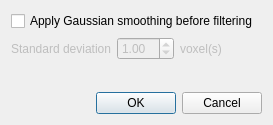
<?xml version="1.0" encoding="UTF-8"?>
<ui version="4.0">
 <class>DialogGradientFilter</class>
 <widget class="QDialog" name="DialogGradientFilter">
  <property name="geometry">
   <rect>
    <x>0</x>
    <y>0</y>
    <width>334</width>
    <height>143</height>
   </rect>
  </property>
  <property name="windowTitle">
   <string>Gradient Filter</string>
  </property>
  <layout class="QVBoxLayout" name="verticalLayout">
   <property name="sizeConstraint">
    <enum>QLayout::SetFixedSize</enum>
   </property>
   <item>
    <widget class="QCheckBox" name="checkBoxSmooth">
     <property name="text">
      <string>Apply Gaussian smoothing before filtering</string>
     </property>
    </widget>
   </item>
   <item>
    <layout class="QHBoxLayout" name="horizontalLayout">
     <item>
      <widget class="QLabel" name="label">
       <property name="enabled">
        <bool>false</bool>
       </property>
       <property name="text">
        <string>Standard deviation</string>
       </property>
      </widget>
     </item>
     <item>
      <widget class="QDoubleSpinBox" name="doubleSpinBoxSD">
       <property name="enabled">
        <bool>false</bool>
       </property>
       <property name="maximum">
        <double>10.000000000000000</double>
       </property>
       <property name="singleStep">
        <double>0.050000000000000</double>
       </property>
       <property name="value">
        <double>1.000000000000000</double>
       </property>
      </widget>
     </item>
     <item>
      <widget class="QLabel" name="label_2">
       <property name="enabled">
        <bool>false</bool>
       </property>
       <property name="text">
        <string>voxel(s)</string>
       </property>
      </widget>
     </item>
     <item>
      <spacer name="horizontalSpacer">
       <property name="orientation">
        <enum>Qt::Horizontal</enum>
       </property>
       <property name="sizeHint" stdset="0">
        <size>
         <width>40</width>
         <height>20</height>
        </size>
       </property>
      </spacer>
     </item>
    </layout>
   </item>
   <item>
    <spacer name="verticalSpacer">
     <property name="orientation">
      <enum>Qt::Vertical</enum>
     </property>
     <property name="sizeHint" stdset="0">
      <size>
       <width>20</width>
       <height>26</height>
      </size>
     </property>
    </spacer>
   </item>
   <item>
    <widget class="QDialogButtonBox" name="buttonBox">
     <property name="orientation">
      <enum>Qt::Horizontal</enum>
     </property>
     <property name="standardButtons">
      <set>QDialogButtonBox::Cancel|QDialogButtonBox::Ok</set>
     </property>
    </widget>
   </item>
  </layout>
 </widget>
 <resources/>
 <connections>
  <connection>
   <sender>buttonBox</sender>
   <signal>accepted()</signal>
   <receiver>DialogGradientFilter</receiver>
   <slot>accept()</slot>
   <hints>
    <hint type="sourcelabel">
     <x>227</x>
     <y>121</y>
    </hint>
    <hint type="destinationlabel">
     <x>157</x>
     <y>142</y>
    </hint>
   </hints>
  </connection>
  <connection>
   <sender>buttonBox</sender>
   <signal>rejected()</signal>
   <receiver>DialogGradientFilter</receiver>
   <slot>reject()</slot>
   <hints>
    <hint type="sourcelabel">
     <x>295</x>
     <y>127</y>
    </hint>
    <hint type="destinationlabel">
     <x>286</x>
     <y>142</y>
    </hint>
   </hints>
  </connection>
  <connection>
   <sender>checkBoxSmooth</sender>
   <signal>toggled(bool)</signal>
   <receiver>label</receiver>
   <slot>setEnabled(bool)</slot>
   <hints>
    <hint type="sourcelabel">
     <x>116</x>
     <y>19</y>
    </hint>
    <hint type="destinationlabel">
     <x>100</x>
     <y>41</y>
    </hint>
   </hints>
  </connection>
  <connection>
   <sender>checkBoxSmooth</sender>
   <signal>toggled(bool)</signal>
   <receiver>doubleSpinBoxSD</receiver>
   <slot>setEnabled(bool)</slot>
   <hints>
    <hint type="sourcelabel">
     <x>159</x>
     <y>22</y>
    </hint>
    <hint type="destinationlabel">
     <x>163</x>
     <y>46</y>
    </hint>
   </hints>
  </connection>
  <connection>
   <sender>checkBoxSmooth</sender>
   <signal>toggled(bool)</signal>
   <receiver>label_2</receiver>
   <slot>setEnabled(bool)</slot>
   <hints>
    <hint type="sourcelabel">
     <x>252</x>
     <y>16</y>
    </hint>
    <hint type="destinationlabel">
     <x>243</x>
     <y>41</y>
    </hint>
   </hints>
  </connection>
 </connections>
</ui>
